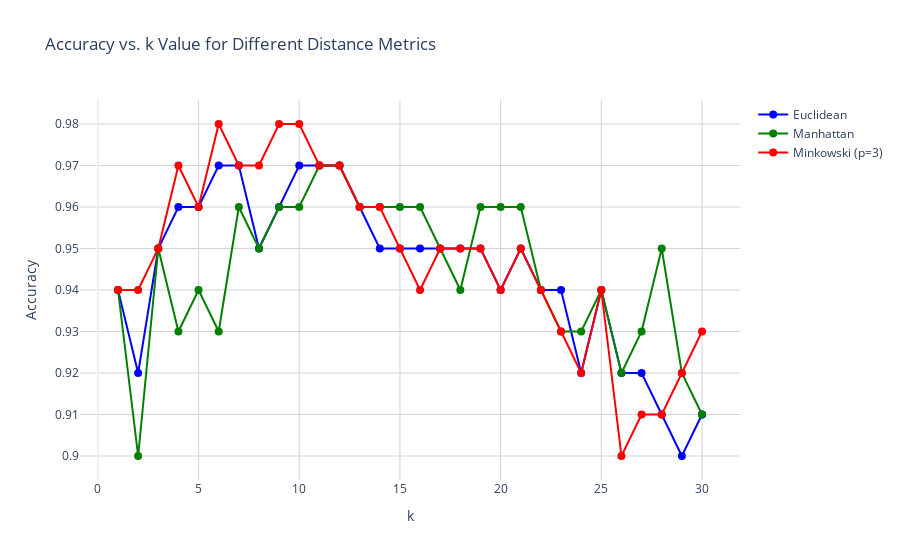

This figure's notebook cell:
### Markdown cell above
In the above KNN execution we used the default metric i.e, Euclidean.

Now lets use all these metrics Euclidean, Minkowaski and Mahattena. 

Lets also plot all the output from these results in a single graph to help us better visualize.

### Code cell
k_values = range(1, 31)

euclidean_accuracies = []
manhattan_accuracies = []
minkowski_accuracies = []

for k in k_values:
    # Euclidean
    knn_euclidean = KNeighborsClassifier(n_neighbors=k, metric='euclidean')
    scores_euclidean = cross_val_score(knn_euclidean, X, y, cv=5, scoring='accuracy')
    euclidean_accuracies.append(scores_euclidean.mean())

    # Manhattan
    knn_manhattan = KNeighborsClassifier(n_neighbors=k, metric='manhattan')
    scores_manhattan = cross_val_score(knn_manhattan, X, y, cv=5, scoring='accuracy')
    manhattan_accuracies.append(scores_manhattan.mean())

    # Minkowski using P more than 2
    #https://www.datacamp.com/tutorial/minkowski-distance
    knn_minkowski = KNeighborsClassifier(n_neighbors=k, metric='minkowski', p=3)
    scores_minkowski = cross_val_score(knn_minkowski, X, y, cv=5, scoring='accuracy')
    minkowski_accuracies.append(scores_minkowski.mean())


fig = go.Figure()

fig.add_trace(
    go.Scatter(
        x=list(k_values),
        y=euclidean_accuracies,
        mode='lines+markers',
        name='Euclidean',
        line=dict(color='blue', width=2),
        marker=dict(size=8, color='blue')
    )
)

fig.add_trace(
    go.Scatter(
        x=list(k_values),
        y=manhattan_accuracies,
        mode='lines+markers',
        name='Manhattan',
        line=dict(color='green', width=2),
        marker=dict(size=8, color='green')
    )
)

fig.add_trace(
    go.Scatter(
        x=list(k_values),
        y=minkowski_accuracies,
        mode='lines+markers',
        name='Minkowski (p=3)',
        line=dict(color='red', width=2),
        marker=dict(size=8, color='red')
    )
)

fig.update_layout(
    title='Accuracy vs. k Value for Different Distance Metrics',
    xaxis_title='k',
    yaxis_title='Accuracy',
    template='plotly_white',
    #hovermode='x unified',
    dragmode=False,
    hovermode=False,
    showlegend=True
)

fig.update_xaxes(showgrid=True, gridwidth=1, gridcolor='lightgray')
fig.update_yaxes(showgrid=True, gridwidth=1, gridcolor='lightgray')

fig.show()

### Figure 1 — Plotly figure (JSON) as saved in the notebook; plotly's stock layout.template omitted (floating-point values rounded to 4 significant figures)
{"data": [{"line": {"color": "blue", "width": 2}, "marker": {"color": "blue", "size": 8}, "mode": "lines+markers", "name": "Euclidean", "type": "scatter", "x": [1, 2, 3, 4, 5, 6, 7, 8, 9, 10, 11, 12, 13, 14, 15, 16, 17, 18, 19, 20, 21, 22, 23, 24, 25, 26, 27, 28, 29, 30], "y": [0.94, 0.92, 0.95, 0.96, 0.96, 0.97, 0.97, 0.95, 0.96, 0.97, 0.97, 0.97, 0.96, 0.95, 0.95, 0.95, 0.95, 0.95, 0.95, 0.94, 0.95, 0.94, 0.94, 0.92, 0.94, 0.92, 0.92, 0.91, 0.9, 0.91]}, {"line": {"color": "green", "width": 2}, "marker": {"color": "green", "size": 8}, "mode": "lines+markers", "name": "Manhattan", "type": "scatter", "x": [1, 2, 3, 4, 5, 6, 7, 8, 9, 10, 11, 12, 13, 14, 15, 16, 17, 18, 19, 20, 21, 22, 23, 24, 25, 26, 27, 28, 29, 30], "y": [0.94, 0.9, 0.95, 0.93, 0.94, 0.93, 0.96, 0.95, 0.96, 0.96, 0.97, 0.97, 0.96, 0.96, 0.96, 0.96, 0.95, 0.94, 0.96, 0.96, 0.96, 0.94, 0.93, 0.93, 0.94, 0.92, 0.93, 0.95, 0.92, 0.91]}, {"line": {"color": "red", "width": 2}, "marker": {"color": "red", "size": 8}, "mode": "lines+markers", "name": "Minkowski (p=3)", "type": "scatter", "x": [1, 2, 3, 4, 5, 6, 7, 8, 9, 10, 11, 12, 13, 14, 15, 16, 17, 18, 19, 20, 21, 22, 23, 24, 25, 26, 27, 28, 29, 30], "y": [0.94, 0.94, 0.95, 0.97, 0.96, 0.98, 0.97, 0.97, 0.98, 0.98, 0.97, 0.97, 0.96, 0.96, 0.95, 0.94, 0.95, 0.95, 0.95, 0.94, 0.95, 0.94, 0.93, 0.92, 0.94, 0.9, 0.91, 0.91, 0.92, 0.93]}], "layout": {"autosize": true, "dragmode": false, "hovermode": false, "showlegend": true, "title": {"text": "Accuracy vs. k Value for Different Distance Metrics"}, "xaxis": {"autorange": true, "gridcolor": "lightgray", "gridwidth": 1, "range": [-0.8253, 31.83], "showgrid": true, "title": {"text": "k"}, "type": "linear"}, "yaxis": {"autorange": true, "gridcolor": "lightgray", "gridwidth": 1, "range": [0.8926, 0.9874], "showgrid": true, "title": {"text": "Accuracy"}, "type": "linear"}}}
